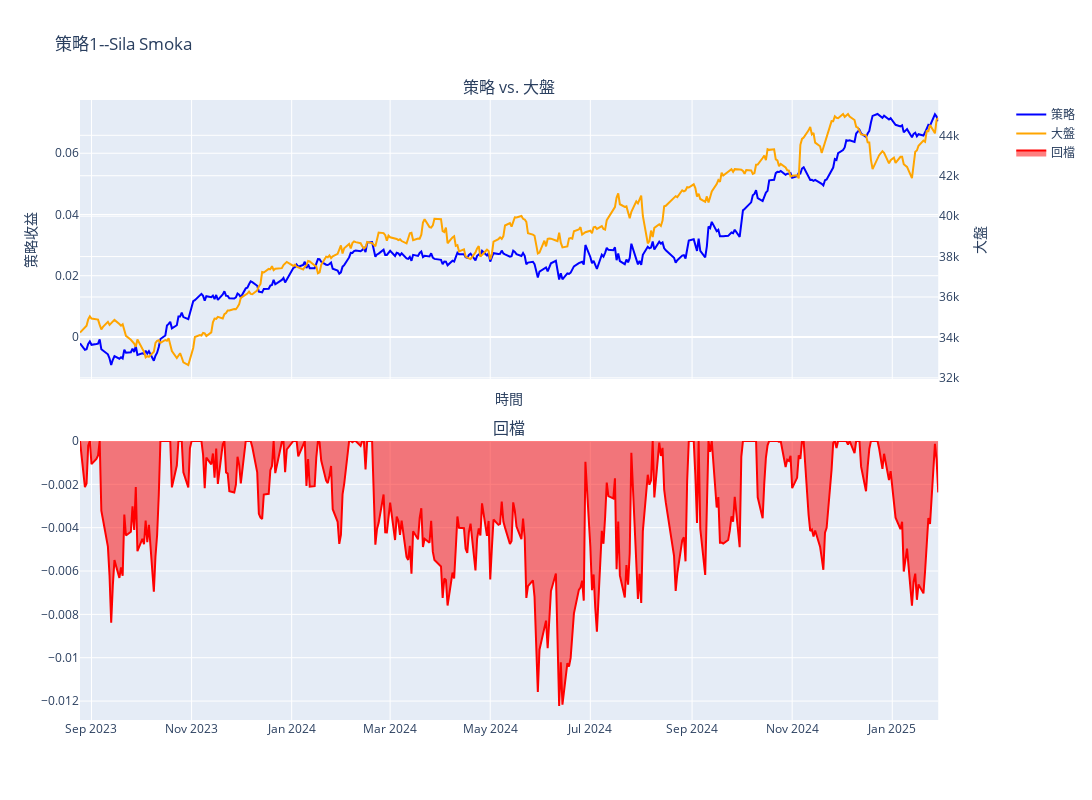

This figure's notebook cell:
### Code cell
factor = "因子_開盤前15分鐘"
ret = "回報_開盤後5分鐘"
daily_df['signal_dto'] = daily_df[factor].apply(lambda x: 1 if x < 0 else -1)

daily_df['profit_dto_5'] = daily_df['signal_dto'] * daily_df[ret]
stats = calculate_strategy_statistics(daily_df, 'profit_dto_5')
for k, v in stats.items():
    print(f"{k}: {v:.2f}")

### Figure 1 — Plotly figure (JSON) as saved in the notebook; plotly's stock layout.template omitted (floating-point values rounded to 4 significant figures; data arrays with more than 128 entries replaced by an {"elided": "..."} marker saying what was removed)
{"data": [{"line": {"color": "blue"}, "mode": "lines", "name": "策略", "type": "scatter", "x": {"elided": "368 str values"}, "xaxis": "x", "y": {"elided": "368 float values"}, "yaxis": "y"}, {"line": {"color": "orange"}, "mode": "lines", "name": "大盤", "type": "scatter", "x": {"elided": "368 str values"}, "xaxis": "x", "y": {"elided": "368 float values"}, "yaxis": "y2"}, {"fill": "tozeroy", "line": {"color": "red"}, "mode": "lines", "name": "回檔", "type": "scatter", "x": {"elided": "368 str values"}, "xaxis": "x2", "y": {"elided": "368 float values"}, "yaxis": "y3"}], "layout": {"annotations": [{"font": {"size": 16}, "showarrow": false, "text": "策略 vs. 大盤", "x": 0.47, "xanchor": "center", "xref": "paper", "y": 1, "yanchor": "bottom", "yref": "paper"}, {"font": {"size": 16}, "showarrow": false, "text": "回檔", "x": 0.47, "xanchor": "center", "xref": "paper", "y": 0.45, "yanchor": "bottom", "yref": "paper"}], "height": 800, "title": {"text": "策略1--Sila Smoka"}, "width": 1200, "xaxis": {"anchor": "y", "domain": [0, 0.94], "matches": "x2", "showgrid": true, "showline": true, "showticklabels": false, "title": {"text": "時間"}, "zeroline": false}, "xaxis2": {"anchor": "y3", "domain": [0, 0.94]}, "yaxis": {"anchor": "x", "domain": [0.55, 1], "title": {"text": "策略收益"}}, "yaxis2": {"anchor": "x", "overlaying": "y", "side": "right", "title": {"text": "大盤"}}, "yaxis3": {"anchor": "x2", "domain": [0, 0.45]}}}
